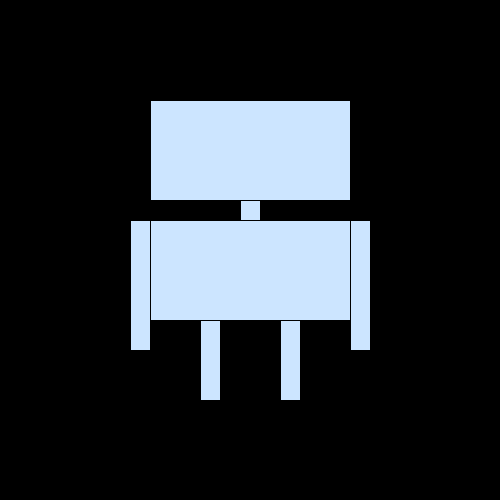
Frame 1 (no input)
Frame 60 (the mouse pressed at the canvas centre just before this capture): identical to frame 1, image omitted
Frame 120 (the mouse held since frame 60 and released just before this capture): identical to frame 1, image omitted

The Processing sketch that drew this single still picture (run headless with seeded random() and noise(); from frame 60 on, the mouse is pressed at the canvas centre):

// Processing sketch: Robot_11_ext_funct_a
// ── Robot_11_ext_funct_a.pde
/* 
*  Roboter 07
*  Einfache Variablen
*  HKB 16 Creative Coding, MF
*/ 


int dicke=200;
int mitteX;
int mitteY;
int armdicke=20;
int beindicke=20;


void setup(){
 size(500,500);
   mitteX=width/2;
   mitteY=height/2;  
}

void draw(){
background(0);
drawRobot();

/*
//Rost
  pushStyle();
  fill(153, 0, 0);
  noStroke();
  ellipse(mitteX, mitteY-100, 5, 5);
  popStyle();*/

}


void drawRobot(){
fill(204,229,255);
rect(mitteX-dicke/2, 100, dicke, 100); // head

//Body
rect(mitteX-10,200,20,20);
rect(mitteX-dicke/2, 220, dicke, 100); 

//Arms
rect(mitteX-dicke/2-armdicke, 220, armdicke, 130); // Left Arm
rect(mitteX+dicke/2, 220, armdicke, 130); // Right Arm

//Legs
rect(mitteX-30-beindicke, 320, beindicke, 80); // Left Leg
rect(mitteX+30, 320, beindicke, 80); // Right Leg

};
